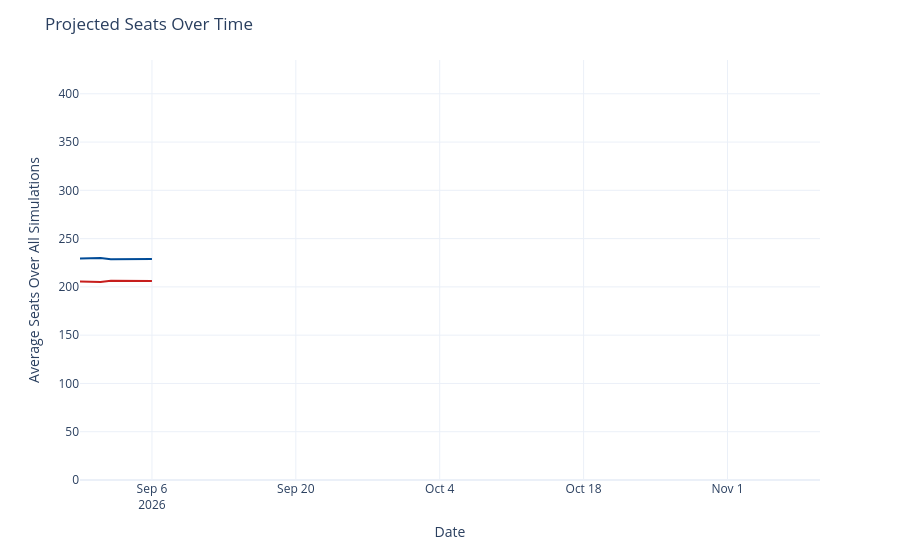

Here is the notebook cell this chart was saved with:
### Code cell
seats_over_time = output_ts[(output_ts['geo'] == 'US House') &
                             (output_ts['type'] == 'seats')]
seats_over_time['rep_seats'] = seats_over_time['y'].map(lambda x: 435 - x)
seats_over_time = seats_over_time.rename({'y': 'Democrats', 'rep_seats': 'Republicans'}, axis=1)
seats_time_ser = px.line(seats_over_time, x='date', y=['Democrats', 'Republicans'], template='plotly_white',
                        color_discrete_map={'Democrats': '#004b97', 'Republicans': '#c71e1d'},)
seats_time_ser.update_traces(hovertemplate="%{y:.1f}")
seats_time_ser.update_layout(
    xaxis=dict(range=[pd.to_datetime('2026-08-30'), pd.to_datetime('2026-11-10')]),
    yaxis=dict(range=[0, 435]),
    xaxis_title='Date',
    yaxis_title='Average Seats Over All Simulations',
    title=dict(text="Projected Seats Over Time"),
    hovermode="x",
    showlegend=False
)
seats_time_ser

### Figure 1 — Plotly figure (JSON) as saved in the notebook; plotly's stock layout.template omitted (floating-point values rounded to 4 significant figures)
{"data": [{"hovertemplate": "%{y:.1f}", "legendgroup": "Democrats", "line": {"color": "#004b97", "dash": "solid"}, "marker": {"symbol": "circle"}, "mode": "lines", "name": "Democrats", "orientation": "v", "showlegend": true, "type": "scatter", "x": ["2026-08-30", "2026-08-31", "2026-09-01", "2026-09-02", "2026-09-03", "2026-09-04", "2026-09-05", "2026-09-06"], "xaxis": "x", "y": [229.4, 230.0, 230.0, 228.5, 228.5, 228.7, 228.7, 228.9], "yaxis": "y"}, {"hovertemplate": "%{y:.1f}", "legendgroup": "Republicans", "line": {"color": "#c71e1d", "dash": "solid"}, "marker": {"symbol": "circle"}, "mode": "lines", "name": "Republicans", "orientation": "v", "showlegend": true, "type": "scatter", "x": ["2026-08-30", "2026-08-31", "2026-09-01", "2026-09-02", "2026-09-03", "2026-09-04", "2026-09-05", "2026-09-06"], "xaxis": "x", "y": [205.6, 205.0, 205.0, 206.5, 206.5, 206.3, 206.3, 206.1], "yaxis": "y"}], "layout": {"hovermode": "x", "legend": {"title": {"text": "variable"}, "tracegroupgap": 0}, "margin": {"t": 60}, "showlegend": false, "title": {"text": "Projected Seats Over Time"}, "xaxis": {"anchor": "y", "domain": [0, 1], "range": ["2026-08-30T00:00:00", "2026-11-10T00:00:00"], "title": {"text": "Date"}}, "yaxis": {"anchor": "x", "domain": [0, 1], "range": [0, 435], "title": {"text": "Average Seats Over All Simulations"}}}}
